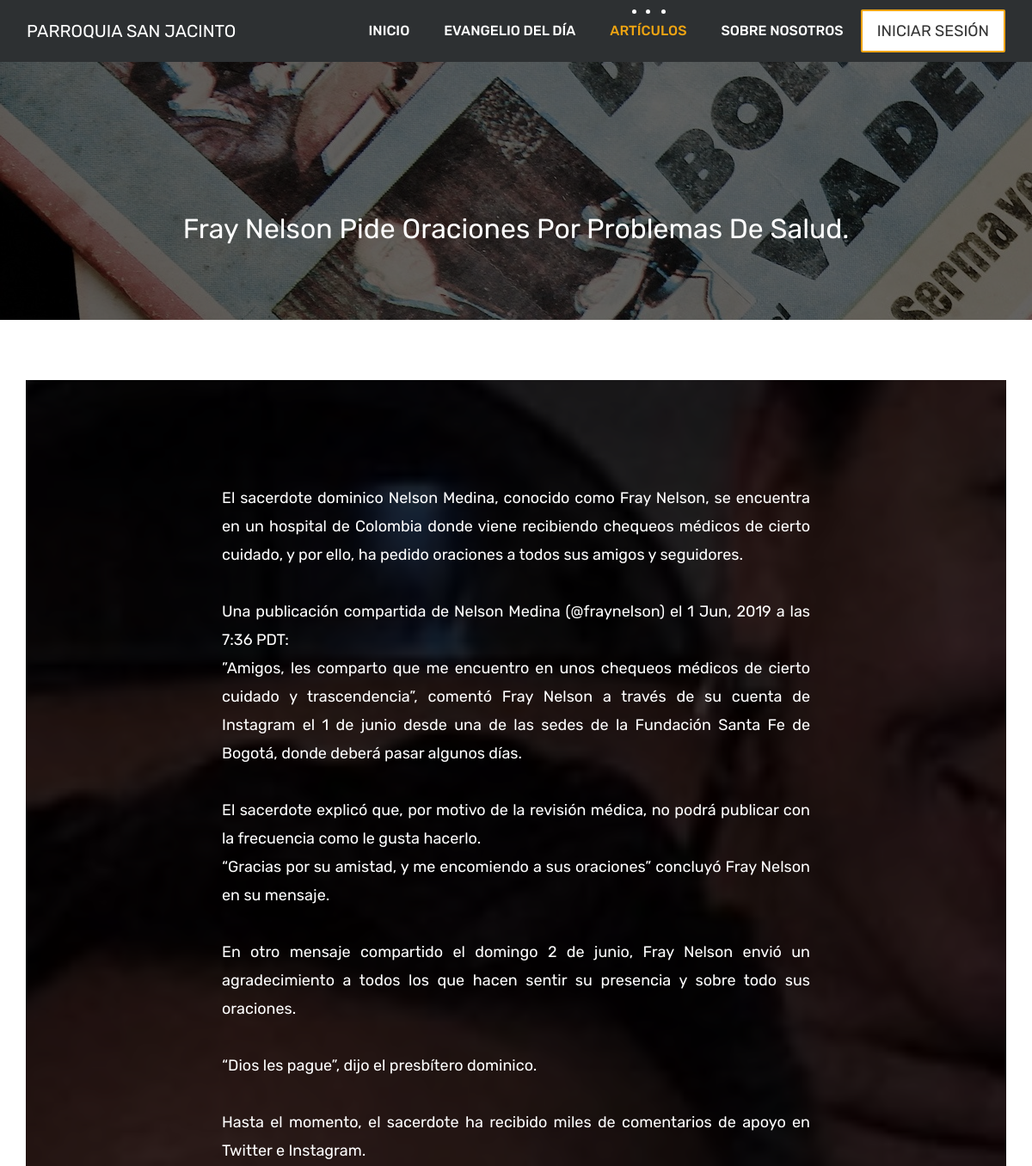
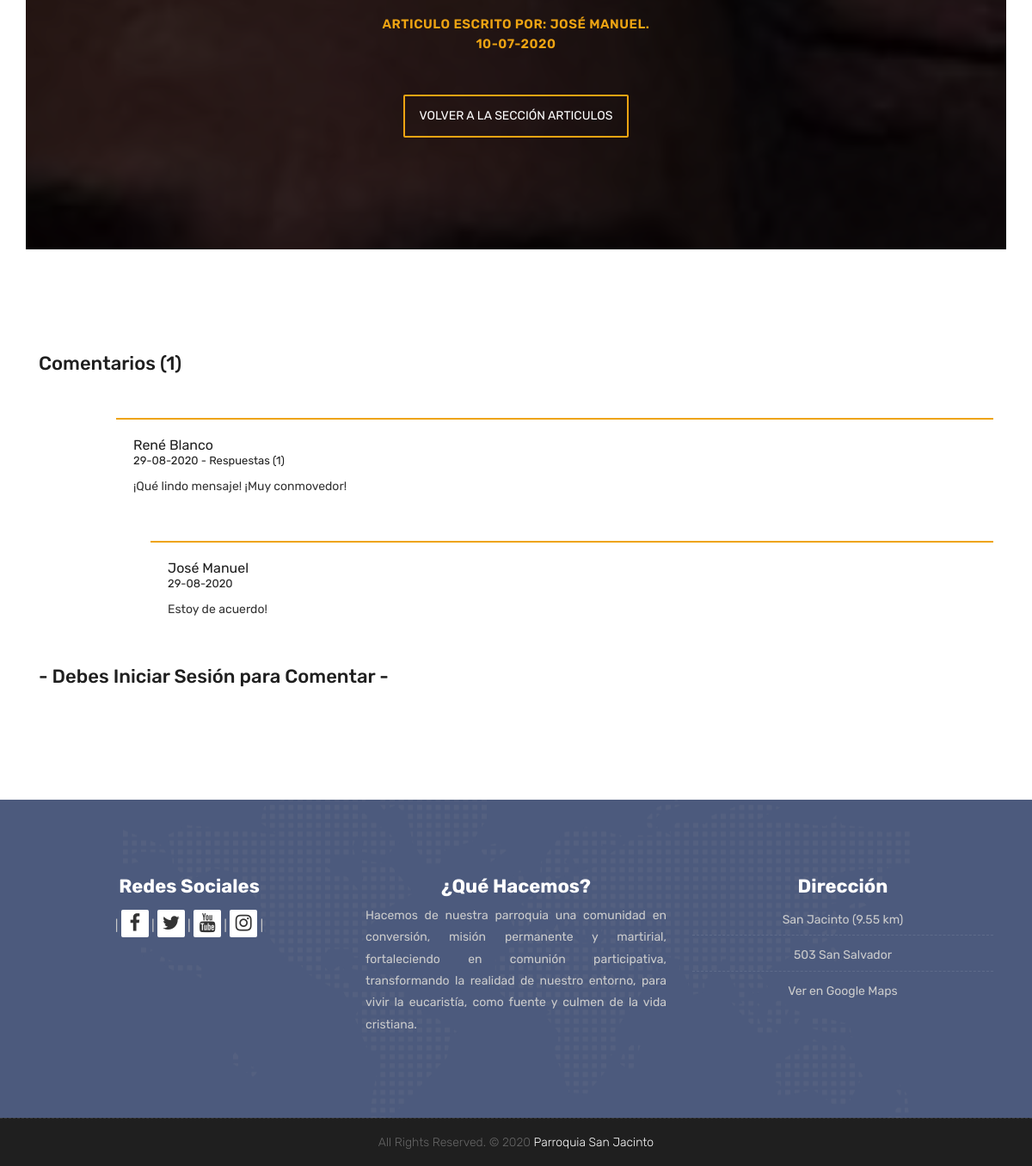
Screenshot of /articulo.php?1 with the database file from the repository (2 pictures, top to bottom).
### tables this page shows
CREATE TABLE `publicaciones` (
  `ID` int(11) NOT NULL,
  `User_ID` int(11) NOT NULL,
  `Titulo` text NOT NULL,
  `Texto` text NOT NULL,
  `ImgName` varchar(50) NOT NULL,
  `Fecha` date NOT NULL,
  `Estado` int(11) NOT NULL
);

CREATE TABLE `usuarios` (
  `ID` int(11) NOT NULL,
  `Nombre` varchar(150) NOT NULL,
  `Email` varchar(150) NOT NULL,
  `Password` varchar(128) NOT NULL,
  `Seed` varchar(100) NOT NULL,
  `Type` int(11) NOT NULL,
  `Verificado` int(11) NOT NULL,
  `SeedEmail` varchar(300) NOT NULL,
  `Estado` int(11) NOT NULL
);

CREATE TABLE `comentarios` (
  `ID` int(11) NOT NULL,
  `ID_User` int(11) NOT NULL,
  `ID_Publi` int(11) NOT NULL,
  `Comentario` varchar(150) NOT NULL,
  `Fecha` date NOT NULL,
  `Estado` int(11) NOT NULL
);

CREATE TABLE `respuestas` (
  `ID` int(11) NOT NULL,
  `ID_Usuario` int(11) NOT NULL,
  `ID_Comentario` int(11) NOT NULL,
  `Respuesta` varchar(150) NOT NULL,
  `Fecha` date NOT NULL,
  `Estado` int(11) NOT NULL
);

### sessions.php (called while the page is built, shortened)
<?php
if (isset($_SESSION['usuario']))
{
    $Sbutton = 'Cerrar Sesión';
    $Sactive = 'data-target="#logout"';
    if ($_SESSION['usuario']['Type'] == 1)
    {
        $adminBtn = '<li class="nav-item dropdown">
            <a class="nav-link dropdown-toggle" id="dropdown-a" data-toggle="dropdown">Administración</a>
            <div class="dropdown-menu" aria-labelledby="dropdown-a">
                <a class="dropdown-item" href="slider.php">Slider</a>
                <a class="dropdown-item" href="evangelios.php">Evangelio del Dia</a>
                <a class="dropdown-item" href="usuarios.php">Usuarios</a>
            </div>
        </li>';
        $writerBtn = '<li class="nav-item"><a class="nav-link" href="escritor.php">Escritor</a></li>';
    }
    else
    {
        $adminBtn = '';
        if ($_SESSION['usuario']['Type'] == 2)
        {
            $writerBtn = '<li class="nav-item"><a class="nav-link" href="escritor.php">Escritor</a></li>';
        }
        else
        {
            $writerBtn ='';
        }
    }
}
else
{
    $Sbutton = 'Iniciar Sesión';
    $Sactive = 'data-target="#login"';
}
?>

### articulo.php (the view, shortened to what this page needs)
<?php
require_once("sessions.php");
$url = $_SERVER["REQUEST_URI"];
$datos = explode("?", $url);
if (ctype_digit($datos[1]))
{
    $buscar = $conn -> prepare('SELECT * FROM publicaciones WHERE ID = :id AND Estado = 1 ORDER BY ID DESC');
    $buscar -> execute(array(':id' => $datos[1]));
    $row = $buscar -> rowCount();
    if ($row == "1")
    {
        $articulo = $buscar -> fetchAll();
        $articulo = $articulo[0];
        $Fecha = explode("-", $articulo['Fecha']);
        $Fecha = $Fecha[2].'-'.$Fecha[1].'-'.$Fecha[0];
        $buscar2 = $conn -> prepare('SELECT Nombre FROM usuarios WHERE ID = :id');
        $buscar2 -> execute(array(':id' => $articulo['User_ID']));
        $user = $buscar2 -> fetchAll();
        $user = $user[0]['Nombre'];
    }
    else
    {
        header("Status: 301 Moved Permanently");
        header('Location: index.php');
        exit;
    }
}
else
{
    header("Status: 301 Moved Permanently");
    header('Location: index.php');
    exit;
}
$buscar2 = $conn -> prepare('SELECT * FROM comentarios WHERE ID_Publi = :id AND Estado = 1 ORDER BY ID ASC');
$buscar2 -> execute(array(':id' => $datos[1]));
$Comentarios = $buscar2 -> fetchAll();
$row = $buscar2 -> rowCount();
$comentariosHTML = '';
if ($row > 0)
{
    foreach ($Comentarios as $cm)
    {
        $buscar3 = $conn -> prepare('SELECT Nombre FROM usuarios WHERE ID = :id ');
        $buscar3 -> execute(array(':id' => $cm['ID_User']));
        $UserCom = $buscar3 -> fetch();
        $FechaCom = explode("-", $cm['Fecha']);
        $FechaCom = $FechaCom[2].'-'.$FechaCom[1].'-'.$FechaCom[0];
        $buscar4 = $conn -> prepare('SELECT * FROM respuestas WHERE ID_Comentario = :id AND Estado = 1 ');
        $buscar4 -> execute(array(':id' => $cm['ID']));
        $Respuestas = $buscar4 -> fetchAll();
        $row2 = $buscar4 -> rowCount();
        $comentariosHTML .= '<li class="comment" style="list-style:none"><div class="comment-container"><h5 class="comment-author"><a href="">'.$UserCom[0].'</a></h5>';
        if (isset($_SESSION['usuario']))
        {
            $comentariosHTML .= '<div class="comment-meta">
                                    <h6><a class="comment-date link-style1">'.$FechaCom.' - Respuestas ('.$row2.')</a></h6>
                                    <a class="comment-reply-link link-style3" onclick="respuesta('.$cm['ID'].')">Responder »</a>
                                </div>
                                <div class="comment-body">
                                        <p>'.$cm["Comentario"].'</p>
                                    </div>
                                </div>
                            </li>';
        }
        else
        {
            $comentariosHTML .= '<div class="comment-meta">
                                    <h6><a class="comment-date link-style1">'.$FechaCom.' - Respuestas ('.$row2.')</a></h6>
                                </div>
                                <div class="comment-body">
                                    <p>'.$cm["Comentario"].'</p>
                                </div>
                            </div>
                        </li>';
        }
        if ($row2 > 0)
        {
            $comentariosHTML .= '<ul class="children">';
            foreach ($Respuestas as $rt)
            {
                $buscar5 = $conn -> prepare('SELECT Nombre FROM usuarios WHERE ID = :id');
                $buscar5 -> execute(array(':id' => $rt['ID_Usuario']));
                $UserRt = $buscar5 -> fetch();
                $FechaRt = explode("-", $rt['Fecha']);
                $FechaRt = $FechaRt[2].'-'.$FechaRt[1].'-'.$FechaRt[0];
                $comentariosHTML .= '<li class="comment">
                                            <div class="comment-container">
                                                <h5 class="comment-author"><a>'.$UserRt[0].'</a></h5>
                                                <div class="comment-meta">
                                                    <h6><a class="comment-date link-style1">'.$FechaRt.'</a></h6>
                                                </div>
                                                <div class="comment-body">
                                                    <p> '.$rt["Respuesta"].' </p>
                                                </div>
                                            </div>
                </li>';
            }
            $comentariosHTML .= '</ul>';
        }
    }
}
else
{
    $comentariosHTML .= '<li class="comment" style="list-style:none"><div class="comment-container"></div></li>';
}
if (isset($_SESSION['usuario']))
{
    $comenHTML = '<div class="comments-form text-center">
                    <h4 class="text-left">- Deja un comentario -</h4>
                    <div class="comment-form-main">
                        <form method="POST">
                            <div class="row">
                                <div class="col-md-12">
                                    <div class="form-group">
                                        <textarea class="form-control" name="Comentario" placeholder="Comentario" cols="30" rows="2"></textarea>
                                    </div>
                                </div>
                                <div class="col-md-12 post-btn">
                                    <button name="Comentar" class="hover-btn-new orange" type="submit"><span>Comentar</span></button>
                                </div>
                            </div>
                        </form>
                    </div>
                </div>';
}
else
{
    $comenHTML = '<div class="comments-form text-center">
                <h4 class="text-left">- Debes Iniciar Sesión para Comentar -</h4>
                </div>';
}
require 'Views/articulo.view.php';
?>

### Views/articulo.view.php (shortened to what this page needs)
<!DOCTYPE html>
<html lang="en">
<head>
    <link rel="stylesheet" href="css/bootstrap.min.css">
    <link rel="stylesheet" href="style.css">
    <link rel="stylesheet" href="css/versions.css">
    <link rel="stylesheet" href="css/responsive.css">
    <link rel="stylesheet" href="css/custom.css">
</head>
<body class="host_version">
	<header class="top-navbar">
		<nav class="navbar navbar-expand-lg navbar-light bg-light">
			<div class="container-fluid">
				<a class="navbar-brand" style="color: white;" href="index.php">
					PARROQUIA SAN JACINTO
				</a>
				<div class="collapse navbar-collapse" id="navbars-host">
					<ul class="navbar-nav ml-auto">
						<li class="nav-item"><a class="nav-link" href="index.php">Inicio</a></li>
						<li class="nav-item"><a class="nav-link" href="evangelio.php">Evangelio del Día</a></li>
						<li class="nav-item active"><a class="nav-link" href="articulos.php">Artículos</a></li>
						<li class="nav-item"><a class="nav-link" href="about.php">Sobre Nosotros</a></li>
					</ul>
					<ul class="nav navbar-nav navbar-right">
                        <li><a class="hover-btn-new log orange" data-toggle="modal" <?php echo $Sactive?>><span><?php echo $Sbutton?></span></a></li>
                    </ul>
				</div>
			</div>
		</nav>
	</header>
    <div id="articulosbanner" class="all-title-box" style="background: url('Imagenes/articulos.jpg');">
		<div class="container text-center">
			<h1><span class="m_1" style="font-size:xx-large"><br><b><?php echo $articulo['Titulo'].'.'?></b></span></h1>
		</div>
    </div>
    <div id="overviews" class="section wb">
        <div id="testimonials" class="container parallax section db parallax-off articuloinf" style="background-image:url('Imagenes/<?php echo $articulo['ImgName']?>');">
            <div class="section-title row text-center">
                <div class="col-md-8 pl-5 pr-5 offset-md-2">
                    <br><br>
                    <p class="text-justify" style="color:white;"><?php echo nl2br($articulo['Texto'])?></p>
                    <div class="message-box"><h4>Articulo escrito por: <?php echo $user?>.</h4><h4><?php echo $Fecha?></h4></div>
                    <br>
                    <a href="articulos.php" class="hover-btn-new orange"><span>Volver a la sección Articulos</span></a>
                </div>
            </div>
        </div>
	</div>
	<div id="comentarios" style="padding: 0px 0px 100px 0px;" class="section wb">
        <div class="container">
            <div class="row">
				<div class="col-lg-12 blog-post-single">
					<div class="blog-comments">
						<h4>Comentarios (<?php echo count($Comentarios)?>)</h4>
					</div>
					<?php echo $comentariosHTML.$comenHTML ?>
				</div>
			</div>
		</div>
	</div>
    <footer class="footer">
        <div class="container">
            <div class="row">
                <div class="col-lg-4 col-md-4 col-xs-12">
                    <div class="widget clearfix">
                        <div class="widget-title text-center">
                            <h3>Redes Sociales</h3>
                        </div>
						<div class="footer-right text-center">
							<ul class="footer-links-soi">
								 |
								<li><a href="#" target="_blank"><i class="fa fa-facebook"></i></a></li>
								 |
								<li><a href="#" target="_blank"><i class="fa fa-twitter"></i></a></li>
								 |
								<li><a href="#" target="_blank"><i class="fa fa-youtube"></i></a></li>
								 |
								<li><a href="#" target="_blank"><i class="fa fa-instagram"></i></a></li>
								 |
							</ul>
						</div>
                    </div>
                </div>
				<div class="col-lg-4 col-md-4 col-xs-12">
                    <div class="widget clearfix">
                        <div class="widget-title">
                            <h3 class="text-center">¿Qué Hacemos?</h3>
                        </div>
                        <p class="text-justify">Hacemos de nuestra parroquia una comunidad en conversión, misión permanente y martirial, fortaleciendo en comunión participativa, transformando la realidad de nuestro entorno, para vivir la eucaristía, como fuente y culmen de la vida cristiana.</p>
                    </div>
                </div>
				<div class="col-lg-4 col-md-4 col-xs-12">
                    <div class="widget clearfix">
                        <div class="widget-title text-center">
                            <h3>Dirección</h3>
                        </div>
                        <ul class="footer-links text-center">
							<li>San Jacinto (9.55 km)</li>
							<li>503 San Salvador</li>
							<li><a href="https://goo.gl/maps/K3B619XuGkkZj5ud7" target="_blank">Ver en Google Maps</a></li>
                        </ul>
                    </div>
                </div>
            </div>
        </div>
    </footer>
    <div class="copyrights">
        <div class="container">
            <div class="footer-distributed">
                <div class="footer-center">
                    <p class="footer-company-name">All Rights Reserved. &copy; 2020 <a>Parroquia San Jacinto</a></p>
                </div>
            </div>
        </div>
    </div>
	<?php print_r($mensaje)?>
	<?php print_r($mensaje2)?>
</body>
</html>

### css/custom.css (style rules this page uses)
#articulosbanner { position: relative; }
#articulosbanner:before { background: rgba(0,0,0,0.6); content: ""; position: absolute; top: 0px; left: 0px; width: 100%; height: 100%; }

### rows the page displays
publicaciones: Titulo "Fray Nelson Pide Oraciones Por Problemas De Salud", ImgName (picture), Texto "El sacerdote dominico Nelson Medina, conocido como Fray Nelson, se encuentra en un hospital de Colombia donde viene recibiendo chequeos médicos de cierto cuidado, y por ello, ha pedido oraciones a todos sus amigos y seguidores. Una publicación compartida de Nelson Medina (@fraynelson) el 1 Jun, 2019 a las 7:36 PDT: ”Amigos, les comparto que me encuentro en unos chequeos médicos de cierto cuidado y trascendencia”, comentó Fray Nelson a través de su cuenta de Instagram el 1 de junio desde una de las sedes de la Fundación Santa Fe de Bogotá, donde deberá pasar algunos días. El sacerdote explicó que, por motivo de la revisión médica, no podrá publicar con la frecuencia como le gusta hacerlo.…", Fecha "10-07-2020"
usuarios: Nombre "JOSÉ MANUEL"
comentarios: ID_User.Nombre "René Blanco", Fecha "29-08-2020", row2 "1", Comentario "¡Qué lindo mensaje! ¡Muy conmovedor!"
respuestas: ID_Usuario.Nombre "José Manuel", Fecha "29-08-2020", Respuesta "Estoy de acuerdo!"

### other values shown
$Sbutton "INICIAR SESIÓN"
count($Comentarios) "1"
